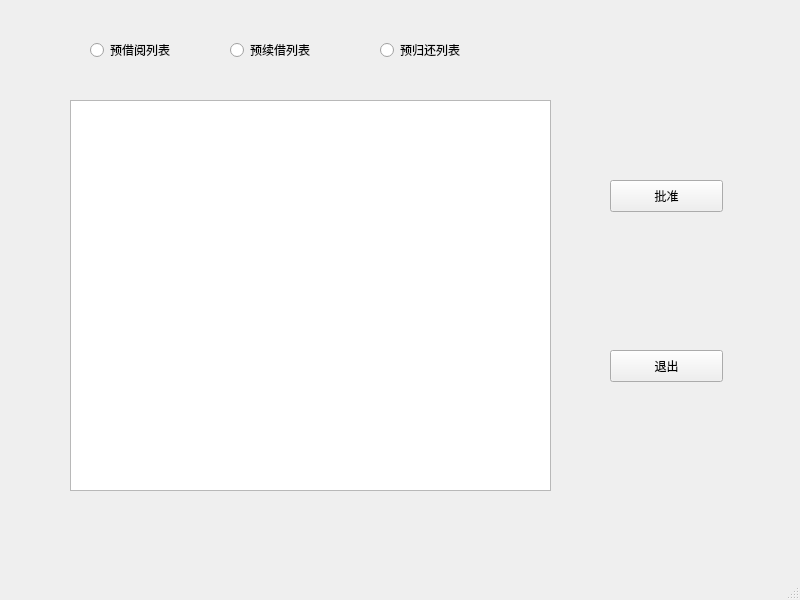
<?xml version="1.0" encoding="UTF-8"?>
<ui version="4.0">
 <class>comfirmOrder</class>
 <widget class="QMainWindow" name="comfirmOrder">
  <property name="geometry">
   <rect>
    <x>0</x>
    <y>0</y>
    <width>800</width>
    <height>600</height>
   </rect>
  </property>
  <property name="windowTitle">
   <string>MainWindow</string>
  </property>
  <widget class="QWidget" name="centralwidget">
   <widget class="QTableView" name="tableView">
    <property name="geometry">
     <rect>
      <x>70</x>
      <y>100</y>
      <width>481</width>
      <height>391</height>
     </rect>
    </property>
   </widget>
   <widget class="QRadioButton" name="radioButton_rBorrowList">
    <property name="geometry">
     <rect>
      <x>90</x>
      <y>40</y>
      <width>99</width>
      <height>20</height>
     </rect>
    </property>
    <property name="text">
     <string>预借阅列表</string>
    </property>
   </widget>
   <widget class="QRadioButton" name="radioButton_rRenewList">
    <property name="geometry">
     <rect>
      <x>230</x>
      <y>40</y>
      <width>99</width>
      <height>20</height>
     </rect>
    </property>
    <property name="text">
     <string>预续借列表</string>
    </property>
   </widget>
   <widget class="QRadioButton" name="radioButton_rReturnList">
    <property name="geometry">
     <rect>
      <x>380</x>
      <y>40</y>
      <width>99</width>
      <height>20</height>
     </rect>
    </property>
    <property name="text">
     <string>预归还列表</string>
    </property>
   </widget>
   <widget class="QPushButton" name="pushButton_comfrim">
    <property name="geometry">
     <rect>
      <x>610</x>
      <y>180</y>
      <width>113</width>
      <height>32</height>
     </rect>
    </property>
    <property name="text">
     <string>批准</string>
    </property>
   </widget>
   <widget class="QPushButton" name="pushButton_exit">
    <property name="geometry">
     <rect>
      <x>610</x>
      <y>350</y>
      <width>113</width>
      <height>32</height>
     </rect>
    </property>
    <property name="text">
     <string>退出</string>
    </property>
   </widget>
  </widget>
  <widget class="QMenuBar" name="menubar">
   <property name="geometry">
    <rect>
     <x>0</x>
     <y>0</y>
     <width>800</width>
     <height>24</height>
    </rect>
   </property>
  </widget>
  <widget class="QStatusBar" name="statusbar"/>
 </widget>
 <resources/>
 <connections/>
</ui>
